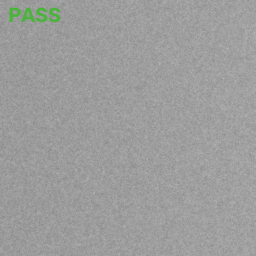
#> input picture eval/failures/defocus_pit_10002_PASS.png, 256 x 256 px
$ python -i vision.py   (imports and definitions only)   (older library calls are emulated)
#> lines starting #> are read from the running program, lines starting #| are printed output that depends on the picture
#> further down, picture is the input picture: shape (256, 256, 3); mean B, G, R 156.6, 157.3, 156.7
"""OpenCV 5 perception tools used by the agent."""
from __future__ import annotations
import numpy as np
import cv2


def quality(img: np.ndarray) -> dict:
    """Image-quality measurements that drive the agent's next action."""
    lap = cv2.Laplacian(cv2.GaussianBlur(img, (3, 3), 0), cv2.CV_64F)
    return {
        "brightness": float(img.mean()),
        "sharpness": float(lap.var()),
        "saturated": float((img >= 250).mean()),
        "dynamic_range": float(np.percentile(img, 99) - np.percentile(img, 1)),
    }


def detect(img: np.ndarray, sens: float = 1.0, zoom: float = 1.0) -> dict:
    """Find dark surface anomalies: background-normalise, threshold, morphology, contours."""
#> called with sens = 1, zoom = 1
    g = img.astype(np.float32)
    k = min(99, int(21 * zoom) | 1)
    bg = cv2.medianBlur(img, k).astype(np.float32)
    diff = np.clip(bg - g, 0, None)  # defects are darker than local background
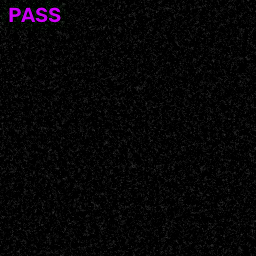
#> diff: shape (256, 256, 3) float32; mean B, G, R 2.5, 2, 2.4; drawn with min black and max white
    diff = cv2.GaussianBlur(diff, (3, 3), 0)
    sigma = 1.4826 * float(np.median(np.abs(diff - np.median(diff)))) + 1e-3
#> sigma = 1.39
    thr = np.median(diff) + (4.0 / sens) * sigma
#> thr = 7.19
    mask = (diff > thr).astype(np.uint8) * 255
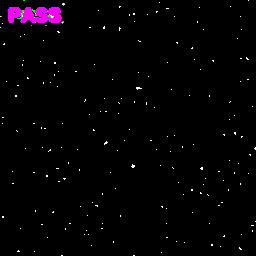
#> mask: shape (256, 256, 3); mean B, G, R 4.1, 1.7, 4
    mask = cv2.morphologyEx(mask, cv2.MORPH_OPEN, cv2.getStructuringElement(cv2.MORPH_ELLIPSE, (2, 2)))
    mask = cv2.morphologyEx(mask, cv2.MORPH_CLOSE, cv2.getStructuringElement(cv2.MORPH_ELLIPSE, (5, 5)))
#> (the run stopped early here; a loop or call above may not have finished)

$ run again, on eval/failures/dim+defocus_scratch_10010_PASS.png
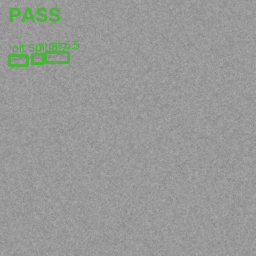
#> input picture eval/failures/dim+defocus_scratch_10010_PASS.png, 256 x 256 px
#> picture is the input picture: shape (256, 256, 3); mean B, G, R 151.3, 153.3, 151.5
#> in detect, `diff = cv2.GaussianBlur(diff, (3, 3), 0)`:
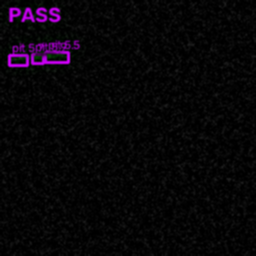
#> diff: shape (256, 256, 3) float32; mean B, G, R 3.2, 2, 2.9; drawn with min black and max white
#> sigma = 1.39
#> thr = 7.19
#> in detect, `mask = (diff > thr).astype(np.uint8) * 255`:
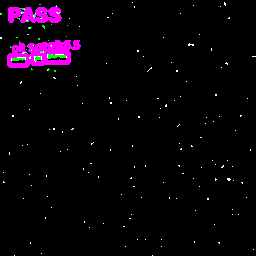
#> mask: shape (256, 256, 3); mean B, G, R 8.8, 2.1, 8.6

$ run again, on eval/failures/dim_pit_10002_PASS.png
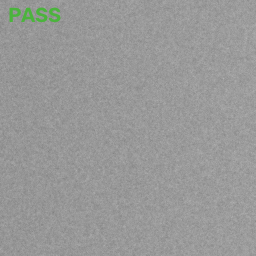
#> input picture eval/failures/dim_pit_10002_PASS.png, 256 x 256 px
#> picture is the input picture: shape (256, 256, 3); mean B, G, R 152.3, 153, 152.4
#> sigma = 1.39
#> thr = 7.19
#> in detect, `mask = (diff > thr).astype(np.uint8) * 255`:
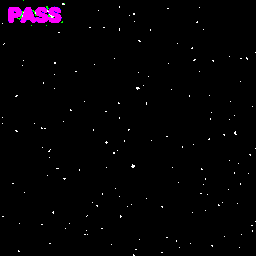
#> mask: shape (256, 256, 3); mean B, G, R 3.8, 1.4, 3.7
